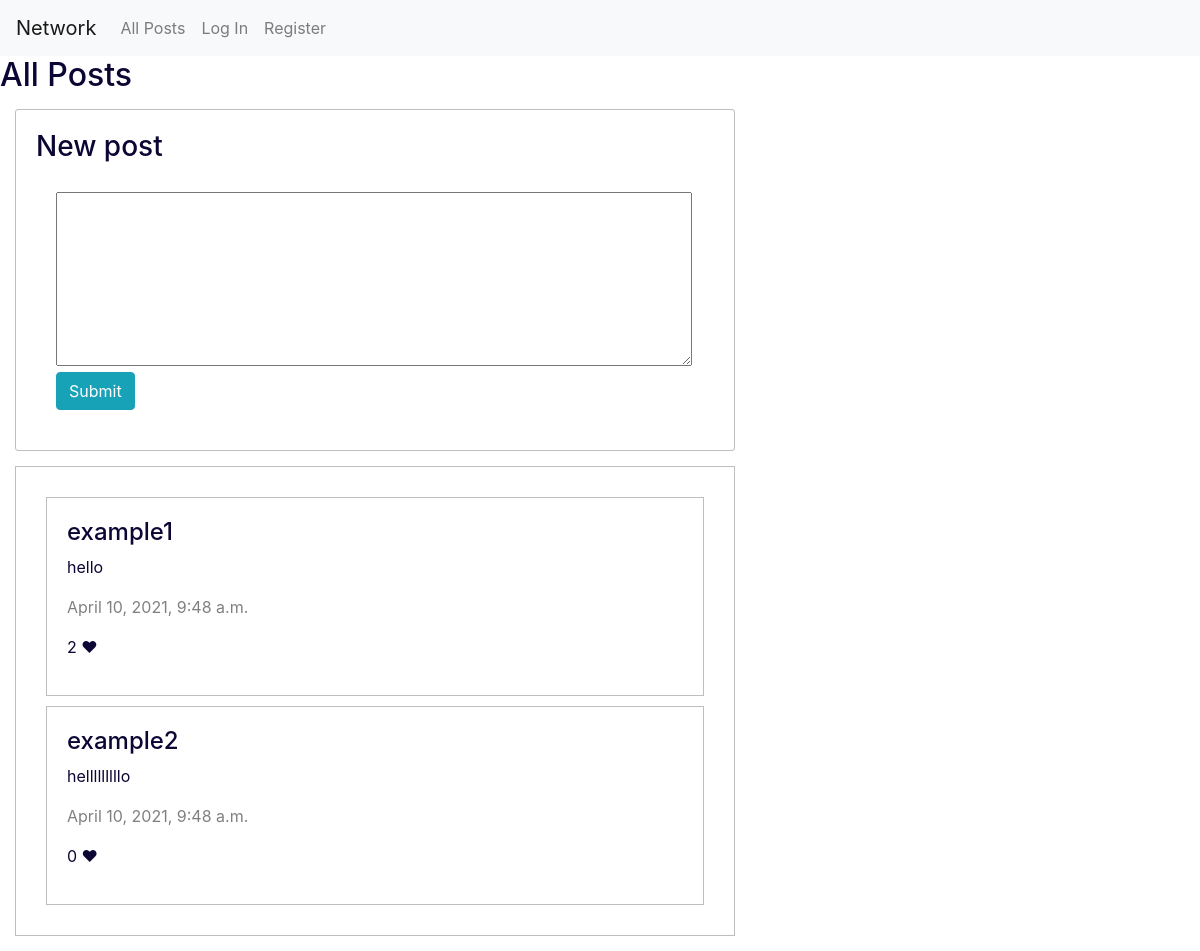
Before: / with the older database file.
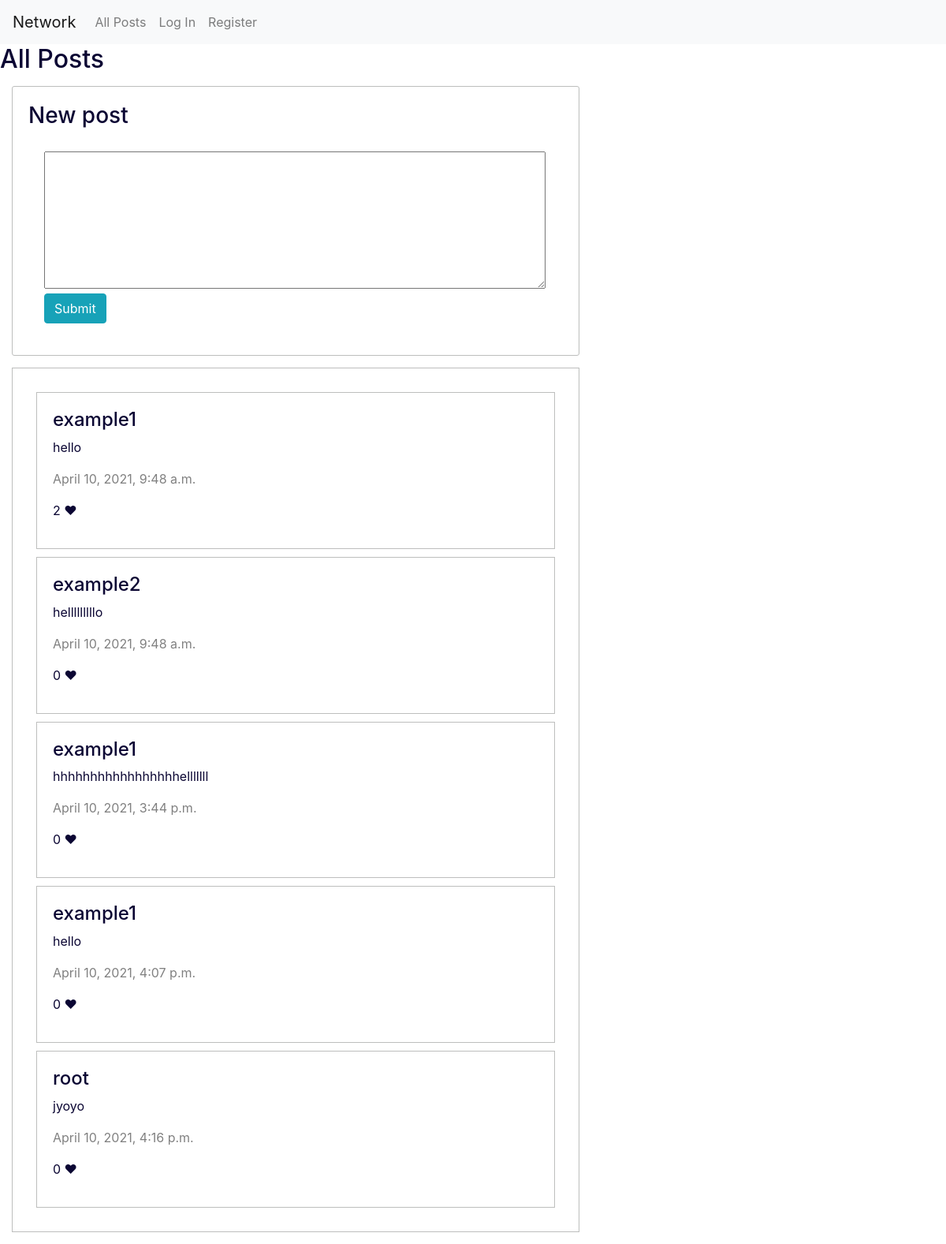
After: the same page with the newer database file.
### network/models.py (models this page shows)
class Posts(models.Model):
    user = models.ForeignKey(User,on_delete=models.CASCADE,related_name="posts")
    created_at = models.DateTimeField(auto_now_add=True)
    updated_at = models.DateTimeField(auto_now=True)
    content = models.TextField(blank=True)

class User(AbstractUser):
    pass

### network/views.py (the view, shortened to what this page needs)
# urls.py: path("", views.index, name="index"),
def index(request):
    form = PostingForm()
    context={'Posts':Posts.objects.all(),'form':form}
    return render(request, "network/index.html",context)

### network/forms.py
class PostingForm(ModelForm):
    content = forms.CharField(widget=forms.Textarea(attrs={'cols': 60, 'rows': 7}))
    class Meta:
        model = Posts
        fields="__all__"

### network/templates/network/index.html (shortened to what this page needs)
{% extends "network/layout.html" %}
{% block body %}
    <div class="index">
        <h2>All Posts</h2>
        <div class="new-post">
            <h3 >New post</h3>
            <form method="POST" class='form'>
                {{form.content}}
                <input class="btn btn-info" type="submit">
            </form>
        </div>
        <div class="posts">
        {% for post in Posts%}
            <div class="post">
                <h4>{{post.user.username}}</h3>
                <p>{{post.content}}</p>
                <p class="date">{{post.created_at}} </p>
                <p>{{post.likes.all.count}} &#10084</p>
            </div>
        {%endfor%}
        </div>
    </div>
{% endblock %}

### network/templates/network/layout.html (shortened to what this page needs)
{% load static %}
<!DOCTYPE html>
<html lang="en">
    <head>
        <link rel="stylesheet" href="https://stackpath.bootstrapcdn.com/bootstrap/4.4.1/css/bootstrap.min.css">
        <link href="{% static 'network/styless.css' %}" rel="stylesheet">
    </head>
    <body>
        <nav class="navbar navbar-expand-lg navbar-light bg-light">
            <a class="navbar-brand" href="#">Network</a>
            <div>
              <ul class="navbar-nav mr-auto">
                <li class="nav-item">
                  <a class="nav-link" href="{% url 'index' %}">All Posts</a>
                </li>
                {% if user.is_authenticated %}
                    <li class="nav-item">
                        <a class="nav-link" href="#">Following</a>
                    </li>
                    <li class="nav-item">
                        <a class="nav-link" href="{% url 'logout' %}">Log Out</a>
                    </li>
                {% else %}
                    <li class="nav-item">
                        <a class="nav-link" href="{% url 'login' %}">Log In</a>
                    </li>
                    <li class="nav-item">
                        <a class="nav-link" href="{% url 'register' %}">Register</a>
                    </li>
                {% endif %}
              </ul>
            </div>
          </nav>
        <div class="body">
            {% block body %}
            {% endblock %}
        </div>
    </body>
</html>

### network/static/network/styless.css (style rules this page uses)
.index { color: rgb(11, 6, 51); }
.new-post { padding: 20px; margin: 15px; border-radius: 3px; border:1px solid rgb(189, 190, 189); width:60vw; }
.new-post .form { padding: 20px }
.posts { padding: 20px; margin: 15px; border:1px solid rgb(189, 190, 189); width:60vw; }
.post { padding: 20px; margin: 10px; border:1px solid rgb(189, 190, 189); }
.date { color:grey; }

Changed rows visible on the page:
added Posts: user.username "example1", content "hhhhhhhhhhhhhhhhhelllllll", created_at "April 10, 2021, 3:44 p.m.", likes.all.count "0"
added Posts: user.username "example1", content "hello", created_at "April 10, 2021, 4:07 p.m.", likes.all.count "0"
added Posts: user.username "root", content "jyoyo", created_at "April 10, 2021, 4:16 p.m.", likes.all.count "0"
